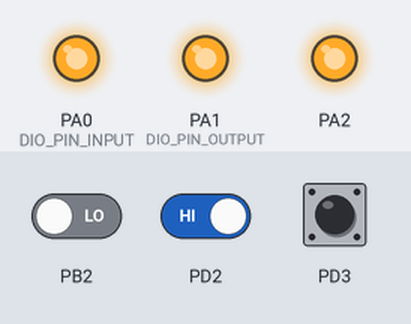
Simulated run of this program. Board: ATmega16, built with avr-gcc and emulated at 1 MHz. Parts: output pins drawn as LEDs (lit = HIGH). The test bench sets the inputs (shaded band); at power-on: PD2 HIGH, PD3 HIGH, PB2 LOW.

Above: at 1.2 s.
1.3 s: PD2 driven LOW
At 1.6 s:
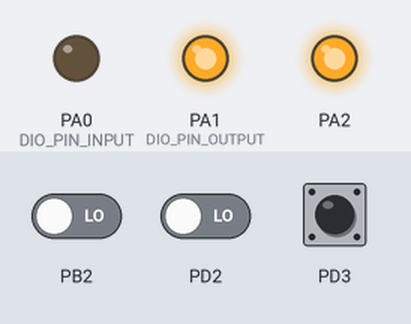
2.8 s: PD3 driven LOW
At 3.9 s:
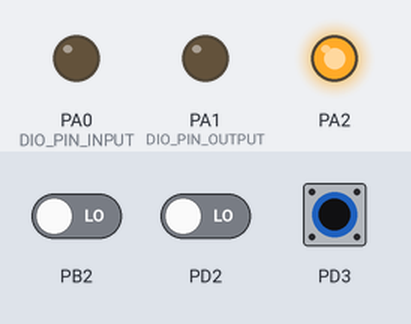
4.3 s: PB2 driven HIGH
At 5.1 s:
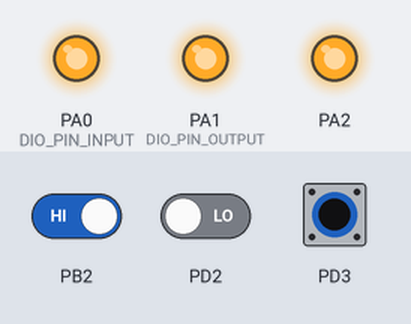
5.8 s: PD3 pulsed HIGH 2 times (0.12 s each, 0.3 s apart)
At 7.0 s:
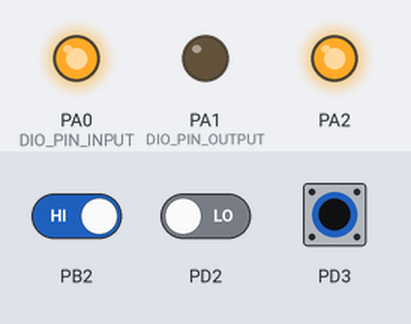
Timing chart, 0 to 8.8 s (numbered marks = the images above; inputs shaded):
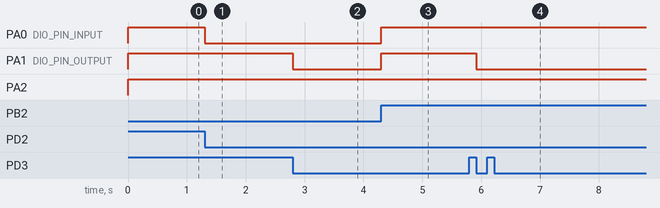

Measured:
- after the input at 1.3 s, PA0 (DIO_PIN_INPUT): HIGH → LOW at once
- after the input at 2.8 s, PA1 (DIO_PIN_OUTPUT): HIGH → LOW at once
- after the input at 4.3 s, PA0 (DIO_PIN_INPUT), PA1 (DIO_PIN_OUTPUT): LOW → HIGH at once
- after the input at 5.8 s, PA1 (DIO_PIN_OUTPUT): HIGH → LOW after 0.12 s

The program:

main.c
```c
/*
 * 07_3_SW_with_Interrupts.c
 *
 * Created: 10/9/2024 8:07:31 PM
 * Author : Al_Moaiyad Bellah Al_Hemadi
 */

#define F_CPU 1000000UL
#include <util/delay.h>
#include "STD_TYPES.h"
#include "BIT_MATH.h"
#include "DIO_interface.h"
#include "EXTI_interface.h"
#include "EXTI_private.h"
#include "EXTI_config.h"

void ISR_INT0(void)
{
	DIO_enumSetPinValue(DIO_PORTA, DIO_PIN0, DIO_PIN_LOW);

	// Optionally clear the EXTI line interrupt flag
	//EXTI_voidClearFlag(EXTI_LINE0);
}

void ISR_INT1(void)
{
	DIO_enumSetPinValue(DIO_PORTA, DIO_PIN1, DIO_PIN_LOW);

	// Optionally clear the EXTI line interrupt flag
	//EXTI_voidClearFlag(EXTI_LINE1);
}

void ISR_INT2(void)
{
	DIO_enumSetPinValue(DIO_PORTA, DIO_PIN2, DIO_PIN_LOW);

	// Optionally clear the EXTI line interrupt flag
	//EXTI_voidClearFlag(EXTI_LINE2);
}


int main(void)
{
	// Set pin directions for LEDs
	DIO_enumSetPinDirection(DIO_PORTA, DIO_PIN0, DIO_PIN_OUTPUT);
	DIO_enumSetPinDirection(DIO_PORTA, DIO_PIN1, DIO_PIN_OUTPUT);
	DIO_enumSetPinDirection(DIO_PORTA, DIO_PIN2, DIO_PIN_OUTPUT);


	DIO_enumSetPinValue(DIO_PORTA, DIO_PIN0, DIO_PIN_HIGH);
	DIO_enumSetPinValue(DIO_PORTA, DIO_PIN1, DIO_PIN_HIGH);
	DIO_enumSetPinValue(DIO_PORTA, DIO_PIN2, DIO_PIN_HIGH);

	// Set pin directions for switches (INT0 ,INT1 ,INT2)
	DIO_enumSetPinDirection(DIO_PORTD, DIO_PIN2, DIO_PIN_INPUT);
	DIO_enumSetPinDirection(DIO_PORTD, DIO_PIN3, DIO_PIN_INPUT);
	DIO_enumSetPinDirection(DIO_PORTB, DIO_PIN2, DIO_PIN_INPUT);

	// Initialize external interrupts
	EXTI_voidInit();


	// Set callback functions for the interrupts
	EXTI_voidSetCallBack(ISR_INT0, EXTI_LINE0);
	EXTI_voidSetCallBack(ISR_INT1, EXTI_LINE1);
	EXTI_voidSetCallBack(ISR_INT2, EXTI_LINE2);

	EXTI_u8EnablePeripheralInterrput (EXTI_LINE0);
	EXTI_u8EnablePeripheralInterrput (EXTI_LINE1);
	EXTI_u8EnablePeripheralInterrput (EXTI_LINE2);

	EXTI_u8EnableGlobalInterrput  ();


	while (1)
	{

	}
}
```

EXTI_interface.h
```c
/*
*<<<<<<<<<<<<<<<<<<<<<<<<<<<<<<	   EXTI_interface.h 	>>>>>>>>>>>>>>>>>>>>>>>>>>>>>>>>>>
*
* Author : Al_Moaiyad Bellah Al_Hemadi
* Layer  : MCAL
* Sw     : EXTI
*
*/


#ifndef _EXTI_INTERFACE_H_
#define _EXTI_INTERFACE_H_

#define NOK		0
#define OK		1
/*
	Hint : I assume those values 6,7,5 because the position of each INT bits in the Reg (GICR,GIFR ....)
	I will use That for SET and CLR BITS

 */

#define EXTI_LINE_Disable	0
#define EXTI_LINE_Enable	1

#define EXTI_LINE0   6
#define EXTI_LINE1   7
#define EXTI_LINE2   5

#define EXTI_LOW_LEVEL				0
#define EXTI_Any_Logical_Change     1
#define EXTI_FALLING_EDGE			2
#define EXTI_RISING_EDGE			3


#define Global_Interrupt_Bit   7

#define NULL	0

void EXTI_voidInit (void);
u8	 EXTI_u8DisablePeripheralInterrput ( u8 Copy_u8Line);
u8	 EXTI_u8EnablePeripheralInterrput  ( u8 Copy_u8Line);

void EXTI_u8DisableGlobalInterrput ();
void EXTI_u8EnableGlobalInterrput  ();


void EXTI_voidSetSignalLatch (u8 Copy_u8SenseMode , u8 Copy_u8Line );
void EXTI_voidClearFlag      ( u8 Copy_u8Line);

void EXTI_voidSetCallBack	 ( void (*Copy_pvoidCallBack)(void) , u8 Copy_u8EXTILine );

#endif
```

EXTI_program.c
```c
/*
*<<<<<<<<<<<<<<<<<<<<<<<<<<<<<<	   EXTI_program.c 	>>>>>>>>>>>>>>>>>>>>>>>>>>>>>>>>>>
*
* Author : Al_Moaiyad Bellah Al_Hemadi
* Layer  : MCAL
* Sw     : EXTI
*
*/

#include "STD_TYPES.h"
#include "BIT_MATH.h"

#include "DIO_interface.h"


#include "EXTI_interface.h"
#include "EXTI_private.h"
#include "EXTI_config.h"

/*
	Global Pointer to Function => Carry The Adress of ISR func in the main
	Hint : I Made an array of pointers to carry EXTI 0,1,2 according to its index

*/

void (*EXTI_CallBackPtr[25]) (void) = {NULL};

//---------------------------------------------------------------------------------------------------------------------------------------------------
/*
 * Breif : This Function Init THE EXTI ( Prebuild Function)
 * Parameters : Nothing
 * return : Nothing
 */

void EXTI_voidInit (void)
{


		/*  Check for EXTI line  */
   		#if EXTI_LINE1_State == EXTI_LINE_Enable

			/* Check for SenSe Mode  */

			#if EXTI_LINE1_SENSE_MODE == EXTI_LOW_LEVEL

				CLR_BIT(MCUCR_REG ,2);  CLR_BIT(MCUCR_REG ,3);

			#elif EXTI_LINE1_SENSE_MODE == EXTI_Any_Logical_Change

				SET_BIT(MCUCR_REG ,2);  CLR_BIT(MCUCR_REG ,3);

			#elif EXTI_LINE1_SENSE_MODE == EXTI_FALLING_EDGE

				CLR_BIT(MCUCR_REG ,2);  SET_BIT(MCUCR_REG ,3);

			#elif EXTI_LINE1_SENSE_MODE == EXTI_RISING_EDGE

				SET_BIT(MCUCR_REG ,2);  SET_BIT(MCUCR_REG ,3);

			#endif

		#endif


		/*  Check for EXTI line  */
		#if EXTI_LINE0_State == EXTI_LINE_Enable

			/* Check for SenSe Mode  */

			#if EXTI_LINE0_SENSE_MODE == EXTI_LOW_LEVEL

				CLR_BIT(MCUCR_REG ,0);  CLR_BIT(MCUCR_REG ,1);

			#elif EXTI_LINE0_SENSE_MODE == EXTI_Any_Logical_Change

				SET_BIT(MCUCR_REG ,0);  CLR_BIT(MCUCR_REG ,1);

			#elif EXTI_LINE0_SENSE_MODE == EXTI_FALLING_EDGE

				CLR_BIT(MCUCR_REG ,0);  SET_BIT(MCUCR_REG ,1);

			#elif EXTI_LINE0_SENSE_MODE == EXTI_RISING_EDGE

				SET_BIT(MCUCR_REG ,0);  SET_BIT(MCUCR_REG ,1);

			#endif

		#endif


		/*  Check for EXTI line  */
		#if EXTI_LINE2_State == EXTI_LINE_Enable

			/* Check for SenSe Mode  */

			#if EXTI_LINE2_SENSE_MODE == EXTI_FALLING_EDGE

				CLR_BIT(MCUCSR_REG ,6);

			#elif EXTI_LINE2_SENSE_MODE == EXTI_RISING_EDGE

				SET_BIT(MCUCSR_REG ,6);

			#endif


#endif


}


u8	 EXTI_u8DisablePeripheralInterrput ( u8 Copy_u8Line)
{
	u8 Local_u8ErrorState = OK;
	if ( (Copy_u8Line >= EXTI_LINE2) && (Copy_u8Line <= EXTI_LINE1))		/* Check [5:7] */
	{
		/* Clear The Required BIT */
		CLR_BIT( GICR_REG , Copy_u8Line );
	}
	else
	{
		Local_u8ErrorState = NOK ;
	}

	return Local_u8ErrorState;
}

u8	 EXTI_u8EnablePeripheralInterrput  ( u8 Copy_u8Line)
{
	u8 Local_u8ErrorState = OK;
	if ( (Copy_u8Line >= EXTI_LINE2) && (Copy_u8Line <= EXTI_LINE1))		/* Check [5:7] */
	{
		/* Set The Required BIT */
		SET_BIT( GICR_REG , Copy_u8Line );
	}
	else
	{
		Local_u8ErrorState = NOK ;
	}

	return Local_u8ErrorState;
}


void EXTI_voidClearFlag( u8 Copy_u8Line)
{
	SET_BIT( GIFR_REG , Copy_u8Line );
}

void EXTI_u8DisableGlobalInterrput ()
{
		CLR_BIT( SREG_REG , Global_Interrupt_Bit );
}

void EXTI_u8EnableGlobalInterrput  ()
{
	SET_BIT( SREG_REG , Global_Interrupt_Bit );
}
//---------------------------------------------------------------------------------------------------------------------------------------------------
/*  Description:  A function to set the required sense control of INT0 & INT1 &  using (postbuild configuration)
 * 	Input:	Copy_u8SenseMode , options are: 1-  LOW_LEVEL
 * 											2-  ON_CHANGE
 * 											3-  FALLING_EDGE
 * 											4-  RISING_EDGE
 * for INT2 There is only last two options
 * 	 output: Error status with type u8
 * 	*/
void EXTI_voidSetSignalLatch (u8 Copy_u8SenseMode , u8 Copy_u8Line )
{
	/* For EXTI0 & EXTI1 */
	if (Copy_u8Line >= EXTI_LINE0 && Copy_u8Line <= EXTI_LINE1)
	{
		/* To Chose INT Sense Control bit  */
		Copy_u8Line =( 6 - Copy_u8Line ) * -2;

		switch(Copy_u8SenseMode)
		{
			case EXTI_LOW_LEVEL				: CLR_BIT( MCUCR_REG , Copy_u8Line ); CLR_BIT( MCUCR_REG , Copy_u8Line + 1 ); break;
			case EXTI_Any_Logical_Change    : SET_BIT( MCUCR_REG , Copy_u8Line ); CLR_BIT( MCUCR_REG , Copy_u8Line + 1 ); break;
			case EXTI_FALLING_EDGE		    : CLR_BIT( MCUCR_REG , Copy_u8Line ); SET_BIT( MCUCR_REG , Copy_u8Line + 1 ); break;
			case EXTI_RISING_EDGE			: SET_BIT( MCUCR_REG , Copy_u8Line ); SET_BIT( MCUCR_REG , Copy_u8Line + 1 ); break;

		}
	}

	/* For EXTI2 */
	else
	{
		switch(Copy_u8SenseMode)
		{

			case EXTI_FALLING_EDGE : CLR_BIT( MCUCSR_REG, 6 ); break;
			case EXTI_RISING_EDGE  : SET_BIT( MCUCSR_REG, 6 ); break;

		}
	}
}


u8 EXTI_u8GetFlag( u8 Copy_u8Line ){

	return GIT_BIT( GIFR_REG , Copy_u8Line );

}

//---------------------------------------------------------------------------------------------------------------------------------------------------
/*
 * Breif : This Function Init THE EXTI
 * Parameters :
				=> The Adress of ISR Func (its name)
				=> EXTI Line --> [EXTI_LINE0 , EXTI_LINE1 , EXTI_LINE2]
 * return : Nothing
 */
void EXTI_voidSetCallBack	 ( void (*Copy_pvoidCallBack)(void) , u8 Copy_u8EXTILine )
{

	if( Copy_pvoidCallBack != NULL ){

		EXTI_CallBackPtr[Copy_u8EXTILine] = Copy_pvoidCallBack ;

	}
}

/* ISR --> Implementation */
void __vector_1(void)__attribute__((signal));			// don't remove this function i will use it later (don't make optimization ).
void __vector_1(void)
{

	if (EXTI_CallBackPtr[EXTI_LINE0] != NULL)
	{

		EXTI_CallBackPtr[EXTI_LINE0]();	/*  Call The Global Pointer to Func   */
		EXTI_voidClearFlag(EXTI_LINE0);
	}
}

/* ISR --> Implementation */
void __vector_2(void)__attribute__((signal));			// don't remove this function i will use it later (don't make optimization ).
void __vector_2(void)
{

	if (EXTI_CallBackPtr[EXTI_LINE1] != NULL)
	{
		EXTI_CallBackPtr[EXTI_LINE1]();	/*  Call The Global Pointer to Func   */
		EXTI_voidClearFlag(EXTI_LINE1);
	}
}

/* ISR --> Implementation */
void __vector_3(void)__attribute__((signal));		// don't remove this function i will use it later (don't make optimization ).
void __vector_3(void)
{
	if (EXTI_CallBackPtr[EXTI_LINE2] != NULL)
	{

		EXTI_CallBackPtr[EXTI_LINE2]();	/*  Call The Global Pointer to Func   */
		EXTI_voidClearFlag(EXTI_LINE2);
	}
}
```

EXTI_config.h
```c
/*
*<<<<<<<<<<<<<<<<<<<<<<<<<<<<<<	   EXTI_config.h 	>>>>>>>>>>>>>>>>>>>>>>>>>>>>>>>>>>
*
* Author : Al_Moaiyad Bellah Al_Hemadi
* Layer  : MCAL
* Sw     : EXTI
*
*/


#ifndef _EXTI_CONFIG_H_
#define _EXTI_CONFIG_H_

/*
	options :

		1-EXTI_LINE_Disable
		2-EXTI_LINE_Enable

*/

#define EXTI_LINE0_State		 EXTI_LINE_Enable
#define EXTI_LINE1_State		 EXTI_LINE_Enable
#define EXTI_LINE2_State		 EXTI_LINE_Enable


/*
	options :

		1-EXTI_FALLING_EDGE
		2-EXTI_RISING_EDGE
		3-EXTI_LOW_LEVEL
		4-EXTI_Any_Logical_Change

*/

#define EXTI_LINE0_SENSE_MODE		EXTI_FALLING_EDGE
#define EXTI_LINE1_SENSE_MODE		EXTI_FALLING_EDGE
#define EXTI_LINE2_SENSE_MODE		EXTI_RISING_EDGE
#endif
```

BIT_MATH.h
```c
/*
*<<<<<<<<<<<<<<<<<<<<<<<<<<<<<<	   BIT_MATH.h 	>>>>>>>>>>>>>>>>>>>>>>>>>>>>>>>>>>
*
* Author : Al_Moaiyad Bellah Al_Hemadi
* Layer  : LIB
*
*
*/
#ifndef BIT_MATH_H_
#define BIT_MATH_H_


#define SET_BIT(reg,bit)     reg|=(1<<bit)
#define CLR_BIT(reg,bit)     reg&=(~(1<<bit))
#define TOG_BIT(reg,bit)     reg^=(1<<bit)
#define GIT_BIT(reg,bit)     (reg&(1<<bit))>>bit

#define IS_BIT_SET(reg,bit)  (reg&(1<<bit))>>bit
#define IS_BIT_CLR(reg,bit)  !((reg&(1<<bit))>>bit)
#define ROR(reg,num)		 reg=(reg<<(REGISTER_SIZE_num))|(reg>>(num))
#define ROL(reg,num)		 reg=(reg>>(REGISTER_SIZE_num))|(reg<<(num))


#endif /* BIT_MATH_H_ */
```

DIO_config.h
```c
/*
*<<<<<<<<<<<<<<<<<<<<<<<<<<<<<<	   DIO_config.h 	>>>>>>>>>>>>>>>>>>>>>>>>>>>>>>>>>>
*
* Author : Al_Moaiyad Bellah Al_Hemadi
* Layer  : MCAL
* Sw     : DIO/GPIO
*
*/


#ifndef _DIO_CONFIG_H_
#define _DIO_CONFIG_H_


#endif
```

DIO_interface.h
```c
/*
*<<<<<<<<<<<<<<<<<<<<<<<<<<<<<<	   DIO_interface.h 	>>>>>>>>>>>>>>>>>>>>>>>>>>>>>>>>>>
*
* Author : Al_Moaiyad Bellah Al_Hemadi
* Layer  : MCAL
* Sw     : DIO/GPIO
*
*/


#ifndef _DIO_INTERFACE_H_
#define _DIO_INTERFACE_H_

typedef enum
 {
	 DIO_NOK,
	 DIO_OK
 }DIO_ErrorStatus;

#define DIO_PIN_OUTPUT  1
#define DIO_PIN_INPUT   0

#define DIO_PORT_OUTPUT  0xff
#define DIO_PORT_INPUT   0

#define DIO_NIBBLE_OUTPUT   1
#define DIO_NIBBLE_INPUT    0

#define DIO_PIN_HIGH   1
#define DIO_PIN_LOW    0

#define DIO_PORT_HIGH   0xff
#define DIO_PORT_LOW    0

#define DIO_PORTA   0
#define DIO_PORTB   1
#define DIO_PORTC   2
#define DIO_PORTD   3

#define DIO_PIN0   0
#define DIO_PIN1   1
#define DIO_PIN2   2
#define DIO_PIN3   3
#define DIO_PIN4   4
#define DIO_PIN5   5
#define DIO_PIN6   6
#define DIO_PIN7   7

//
#define DIO_PUD    2

// Configuration Pin
DIO_ErrorStatus DIO_enumSetPinDirection(u8 Copy_u8PORT , u8 Copy_u8PIN , u8 Copy_u8DIRECTION);
DIO_ErrorStatus DIO_enumSetPinValue    (u8 Copy_u8PORT , u8 Copy_u8PIN , u8 Copy_u8VALUE    );
DIO_ErrorStatus DIO_enumGitPinValue    (u8 Copy_u8PORT , u8 Copy_u8PIN , u8 *Copy_PtrData   );
DIO_ErrorStatus DIO_enumTogglePinValue (u8 Copy_u8PORT , u8 Copy_u8PIN 					    );
void			DIO_voidEnablePinPullUp(u8 Copy_u8PORT , u8 Copy_u8PIN						);


//Configuration Port
DIO_ErrorStatus DIO_enumSetPortDirection(u8 Copy_u8PORT , u8 Copy_u8DIRECTION   );
DIO_ErrorStatus DIO_enumSetPortValue    (u8 Copy_u8PORT , u8 Copy_u8VALUE       );
DIO_ErrorStatus DIO_enumTogglePortValue (u8 Copy_u8PORT 					    );
DIO_ErrorStatus DIO_enumGitPortValue    (u8 Copy_u8PORT , u8 *Copy_PtrData      );
void		    DIO_voidDisablePullUp   (										);

// Configuration Nibble
void DIO_voidSetLowNibbleDirection  ( u8 Copy_u8PORT , u8 Copy_u8DIRECTION );
void DIO_voidSetHighNibbleDirection ( u8 Copy_u8PORT , u8 Copy_u8DIRECTION );
void DIO_voidWriteLowNibble 		( u8 Copy_u8PORT , u8 Copy_u8Vlue  	   );
void DIO_voidWriteHighNibble		( u8 Copy_u8PORT , u8 Copy_u8Vlue      );


#endif
```

DIO_private.h
```c
/*
*<<<<<<<<<<<<<<<<<<<<<<<<<<<<<<	   DIO_private.h 	>>>>>>>>>>>>>>>>>>>>>>>>>>>>>>>>>>
*
* Author : Al_Moaiyad Bellah Al_Hemadi
* Layer  : MCAL
* Sw     : DIO/GPIO
*
*/


#ifndef _DIO_PRIVATE_H_
#define _DIO_PRIVATE_H_

//
#define SFIOR_Register  *((volatile u8*)0x50)

/* GROUP A */
#define PORTA_Register  *((volatile u8*)0x3B)
#define DDRA_Register   *((volatile u8*)0x3A)
#define PINA_Register   *((volatile u8*)0x39)


/* GROUP B */
#define PORTB_Register  *((volatile u8*)0x38)
#define DDRB_Register   *((volatile u8*)0x37)
#define PINB_Register   *((volatile u8*)0x36)


/* GROUP C */
#define PORTC_Register  *((volatile u8*)0x35)
#define DDRC_Register   *((volatile u8*)0x34)
#define PINC_Register   *((volatile u8*)0x33)


/* GROUP D */
#define PORTD_Register  *((volatile u8*)0x32)
#define DDRD_Register   *((volatile u8*)0x31)
#define PIND_Register   *((volatile u8*)0x30)


#endif
```

EXTI_private.h
```c
/*
*<<<<<<<<<<<<<<<<<<<<<<<<<<<<<<	   EXTI_private.h 	>>>>>>>>>>>>>>>>>>>>>>>>>>>>>>>>>>
*
* Author : Al_Moaiyad Bellah Al_Hemadi
* Layer  : MCAL
* Sw     : EXTI
*
*/


#ifndef _EXTI_PRIVATE_H_
#define _EXTI_PRIVATE_H_

#define SREG_REG		*((volatile u8 *)0x5F)
#define MCUCR_REG		*((volatile u8 *)0x55)
#define MCUCSR_REG		*((volatile u8 *)0x54)
#define GICR_REG		*((volatile u8 *)0x5B)
#define GIFR_REG		*((volatile u8 *)0x5A)

#define NULL	0

#endif /* EXTI_PRIVATE_H_ */
```

STD_TYPES.h
```c
/*
*<<<<<<<<<<<<<<<<<<<<<<<<<<<<<<	   STD_TYPES.h 	>>>>>>>>>>>>>>>>>>>>>>>>>>>>>>>>>>
*
* Author : Al_Moaiyad Bellah Al_Hemadi
* Layer  : LIB
*
*
*/


#ifndef STD_TYPES_H_
#define STD_TYPES_H_


typedef unsigned char   		u8 ;
typedef unsigned short int      u16;
typedef unsigned long int  		u32;
typedef unsigned long long int  u64;
typedef signed char   			s8 ;
typedef signed short int   		s16;
typedef signed long int  		s32;
typedef signed long long int    s64;
typedef float         			f32;
typedef double      		    f64;


#endif /* STD_TYPES_H_ */
```

Source omitted: DIO_program.c (10728 bytes)
